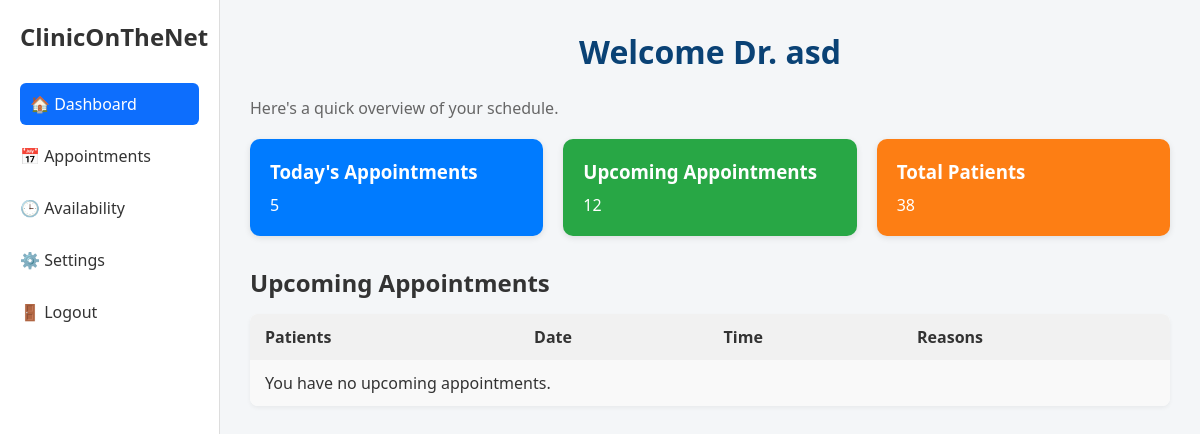
/dashboard/doctor/ (signed in), run on an earlier commit of the app's database.
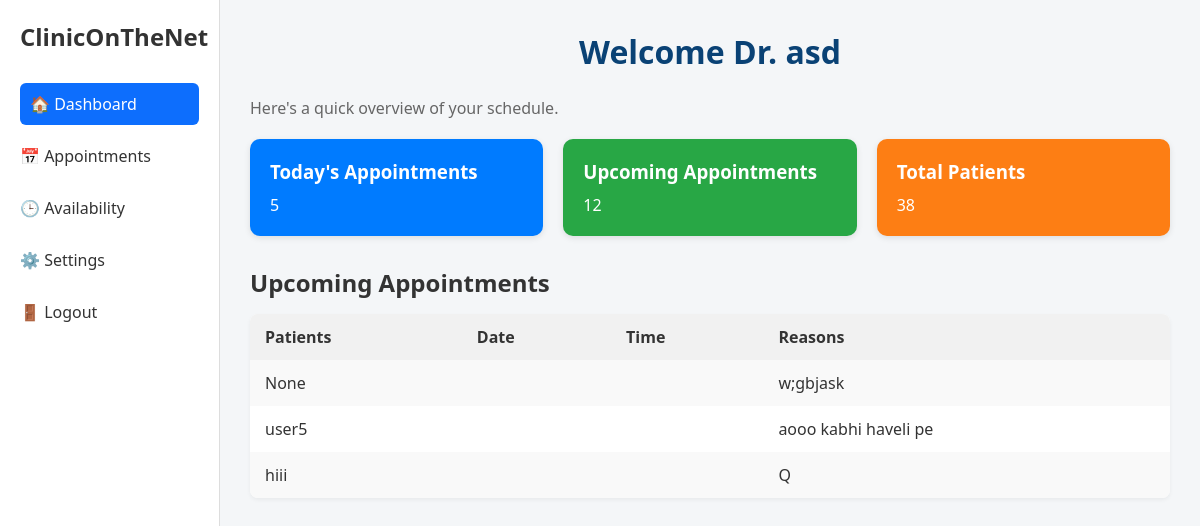
And on a later commit of the database.
### clinic/models.py (models this page shows, shortened)
class Appointment(models.Model):
    STATUS_CHOICES = (
        ('Scheduled', 'Scheduled'),
        ('Completed', 'Completed'),
        ('Cancelled', 'Cancelled'),
    )
    patient = models.ForeignKey(User, on_delete=models.CASCADE, related_name='patient_appointments')
    doctor = models.ForeignKey(User, on_delete=models.CASCADE, related_name='doctor_appointments')
    specialization = models.ForeignKey(Specialization, on_delete=models.SET_NULL, null=True, name='Specialization')
    clinic = models.ForeignKey(Clinic, on_delete=models.CASCADE)
    appointment_datetime = models.DateTimeField()
    reason = models.TextField(max_length=500)
    status = models.CharField(max_length=10, choices=STATUS_CHOICES, default='Scheduled')
    description = models.TextField(null=True, blank=True)
    created_at = models.DateTimeField(auto_now_add=True)
    updated_at = models.DateTimeField(auto_now=True)
    class Meta:
        ordering = ['-appointment_datetime']
        unique_together = ('doctor', 'appointment_datetime')

class User(AbstractUser):
    ROLE_CHOICES = (
        ('patient', 'Patient'),
        ('doctor', 'Doctor'),
    )
    role = models.CharField(max_length=10, choices=ROLE_CHOICES, default='patient')
    name = models.CharField(max_length=200, null=True)
    email = models.EmailField(unique=True, null=True)
    bio = models.TextField(null=True, blank=True)
    avatar = models.ImageField(null=True, default="avatar.svg")
    USERNAME_FIELD = 'email'
    REQUIRED_FIELDS = ['username']

### clinic/views.py (the view)
# urls.py: path('dashboard/doctor/', views.doctor_dashboard, name='doctor_dashboard'),
@login_required(login_url='login')
def doctor_dashboard(request):
    appointments = Appointment.objects.filter(doctor=request.user)
    context = {'appointments': appointments}
    return render(request, 'clinic/dashboard_doctor.html', context)

### clinic/templates/clinic/dashboard_doctor.html
{% extends 'main.html' %}
{% load static %}
{% block content %}
<link rel="stylesheet" href="{% static 'styles/doctor_dashboard.css' %}">
<div class="container">
  <aside class="sidebar">
    <h2>ClinicOnTheNet</h2>
    <nav class="nav-links">
      <a href="{% url 'doctor_dashboard' %}" class="active">🏠 Dashboard</a>
      <a href="{% url 'doctor_appointments' %}">📅 Appointments</a>
      <a href="{% url 'set_availability' %}">🕒 Availability</a>
      <a href="{% url 'doctor_settings' %}">⚙️ Settings</a>
      <a href="{% url 'logout' %}">🚪 Logout</a>
    </nav>
  </aside>
  <main class="main-content">
    <header>
      <h1>Welcome Dr. {{ request.user.name }}</h1>
      <p class="subtitle">Here's a quick overview of your schedule.</p>
    </header>
    <section class="cards">
      <div class="card blue">
        <h3>Today's Appointments</h3>
        <p>5</p>
      </div>
      <div class="card green">
        <h3>Upcoming Appointments</h3>
        <p>12</p>
      </div>
      <div class="card orange">
        <h3>Total Patients</h3>
        <p>38</p>
      </div>
    </section>
    <section class="appointments">
      <h2>Upcoming Appointments</h2>
      <table>
          <thead>
              <tr>
                  <th>Patients</th>
                  <th>Date</th>
                  <th>Time</th>
                  <th>Reasons</th>
              </tr>
          </thead>
          <tbody>
              {% for appointment in appointments %}
              <tr>
                  <td>{{  appointment.patient.name }}</td>
                  <td>{{ appointment.appointment_time|time:"g:i A" }}</td>
                    <td>{{ appointment.appointment_date|date:"F j, Y" }}</td>
                  <td>{{ appointment.reason }}</td>
              </tr>
              {% empty %}
              <tr>
                  <td colspan="4">You have no upcoming appointments.</td>
              </tr>
              {% endfor %}
          </tbody>
      </table>
  </section>
  </main>
</div>
{% endblock content %}

What changed in the data, as far as the page shows it:
added Appointment: patient.name "None", reason "w;gbjask"
added Appointment: patient.name "user5", reason "aooo kabhi haveli pe"
added Appointment: patient.name "hiii", reason "Q"
Also different on the page:
text no longer shown: "You have no upcoming appointments."
